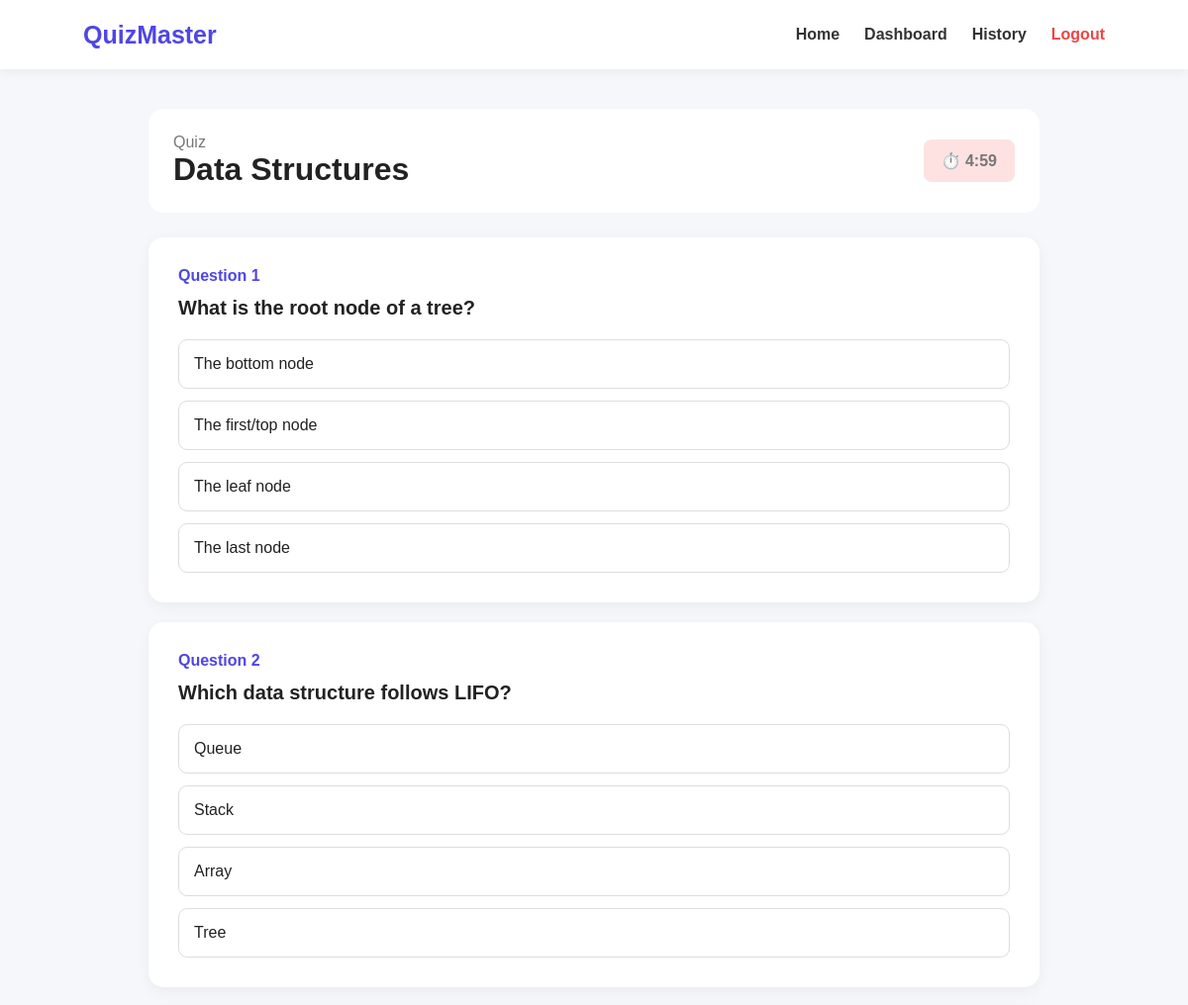
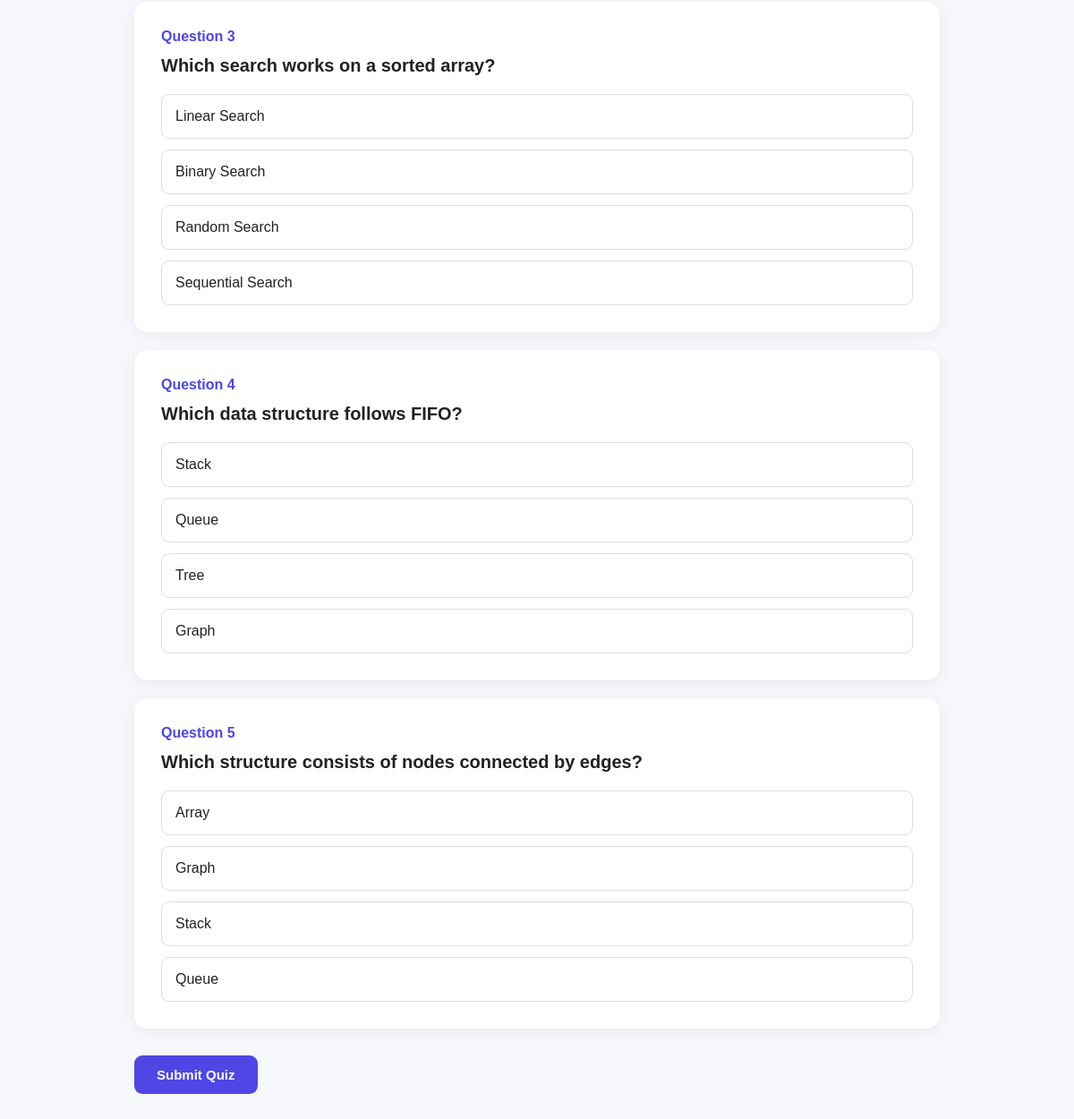
The app's page /quiz/Data Structures (signed in) with its own data (2 pictures, top to bottom).
### app.py (models this page shows)
class Question(db.Model):
    id = db.Column(
        db.Integer,
        primary_key=True
    )
    category = db.Column(
        db.String(100),
        nullable=False
    )
    question = db.Column(
        db.Text,
        nullable=False
    )
    option1 = db.Column(
        db.String(300),
        nullable=False
    )
    option2 = db.Column(
        db.String(300),
        nullable=False
    )
    option3 = db.Column(
        db.String(300),
        nullable=False
    )
    option4 = db.Column(
        db.String(300),
        nullable=False
    )
    answer = db.Column(
        db.String(300),
        nullable=False
    )

### app.py (the view)
@app.route("/quiz/<category>")
def quiz(category):
    if "user_id" not in session:
        return redirect(url_for("login"))
    questions = Question.query.filter_by(
        category=category
    ).all()
    if not questions:
        return """
        <h2>No questions found.</h2>
        <a href="/dashboard">Back to Dashboard</a>
        """
    random.shuffle(questions)
    questions = questions[:5]
    return render_template(
        "quiz.html",
        questions=questions,
        category=category
    )

### templates/quiz.html (shortened to what this page needs)
{% extends "base.html" %}
{% block content %}
<div class="quiz-container">
    <div class="quiz-header">
        <div>
            <span>
                Quiz
            </span>
            <h1>
                {{ category }}
            </h1>
        </div>
        <div class="timer">
            ⏱️
            <span id="timer">
            </span>
        </div>
    </div>
    <form
        method="POST"
        action="{{ url_for('submit_quiz') }}"
        id="quizForm"
    >
        {% for question in questions %}
        <div class="question-card">
            <div class="question-number">
                Question {{ loop.index }}
            </div>
            <h2>
                {{ question.question }}
            </h2>
            <div class="options">
                <label>
                    <span>
                        {{ question.option1 }}
                    </span>
                </label>
                <label>
                    <span>
                        {{ question.option2 }}
                    </span>
                </label>
                <label>
                    <span>
                        {{ question.option3 }}
                    </span>
                </label>
                <label>
                    <span>
                        {{ question.option4 }}
                    </span>
                </label>
            </div>
        </div>
        {% endfor %}
        <button
            type="submit"
            class="btn primary submit-btn"
        >
            Submit Quiz
        </button>
    </form>
</div>
{% endblock %}

### static/css/style.css (style rules this page uses)
* { margin: 0; padding: 0; box-sizing: border-box; }
body { font-family: Arial, sans-serif; background: #f5f7fb; color: #222; }
.btn { display: inline-block; border: none; padding: 13px 25px; border-radius: 9px; text-decoration: none; font-weight: bold; cursor: pointer; font-size: 15px; }
.primary { background: #4f46e5; color: white; }
.quiz-container { width: 90%; max-width: 900px; margin: 40px auto; }
.quiz-header { background: white; padding: 25px; border-radius: 15px; display: flex; justify-content: space-between; align-items: center; margin-bottom: 25px; }
.quiz-header span { color: #777; }
.timer { background: #fee2e2; color: #dc2626; padding: 12px 18px; border-radius: 8px; font-weight: bold; }
.question-card { background: white; padding: 30px; margin-bottom: 20px; border-radius: 15px; box-shadow: 0 4px 15px rgba(0,0,0,.05); }
.question-number { color: #4f46e5; font-weight: bold; margin-bottom: 12px; }
.question-card h2 { font-size: 20px; margin-bottom: 20px; }
.options { display: grid; gap: 12px; }
.options label { cursor: pointer; }
.options span { display: block; padding: 15px; border: 1px solid #ddd; border-radius: 9px; }
.submit-btn { margin: 10px 0 50px; }

### records on screen
Question: question "What is the root node of a tree?", option1 "The bottom node", option2 "The first/top node", option3 "The leaf node", option4 "The last node"
Question: question "Which data structure follows LIFO?", option1 "Queue", option2 "Stack", option3 "Array", option4 "Tree"
Question: question "Which search works on a sorted array?", option1 "Linear Search", option2 "Binary Search", option3 "Random Search", option4 "Sequential Search"
Question: question "Which data structure follows FIFO?", option1 "Stack", option2 "Queue", option3 "Tree", option4 "Graph"
Question: question "Which structure consists of nodes connected by edges?", option1 "Array", option2 "Graph", option3 "Stack", option4 "Queue"

### other values on screen
{{ category }} "Data Structures"
